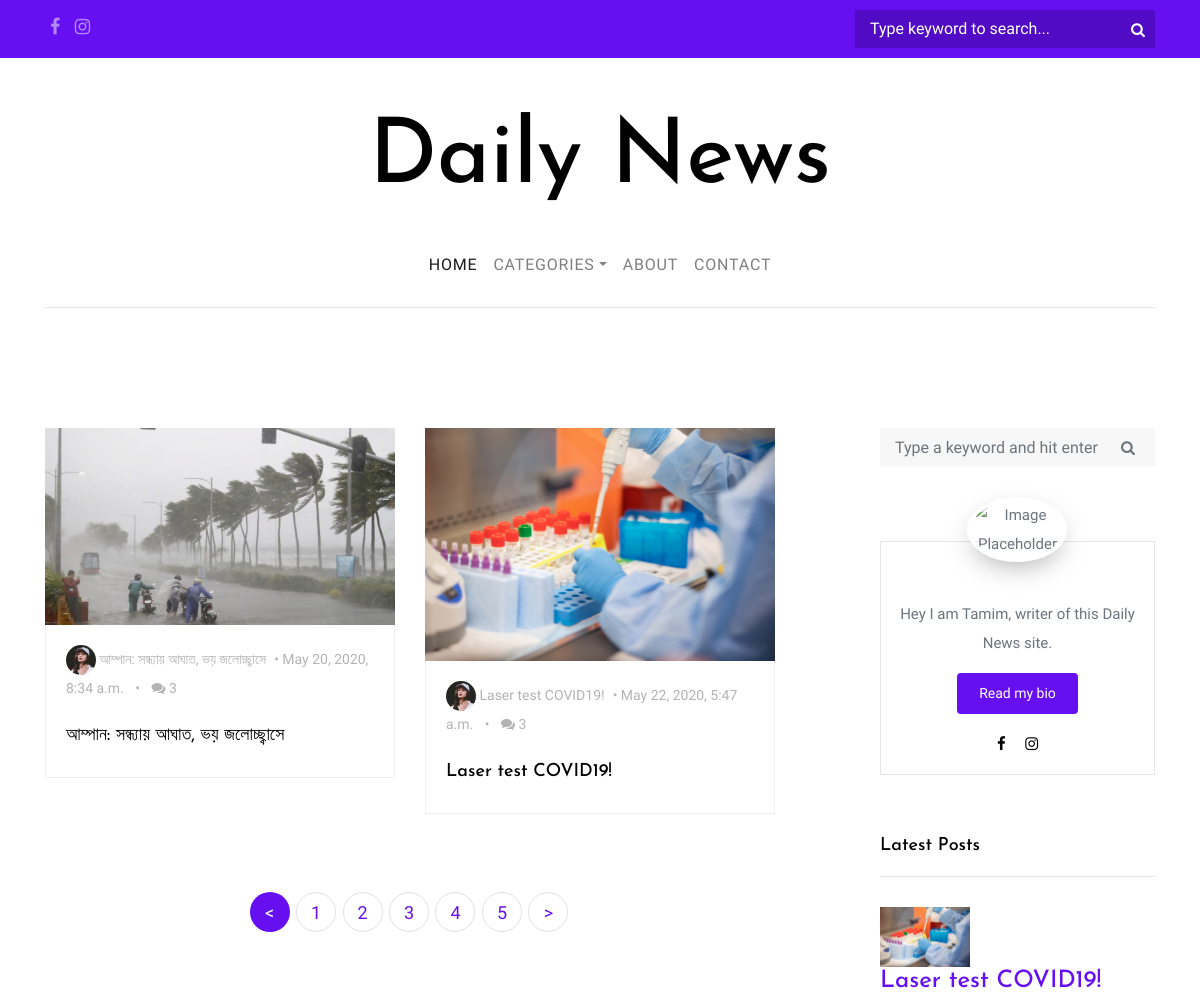
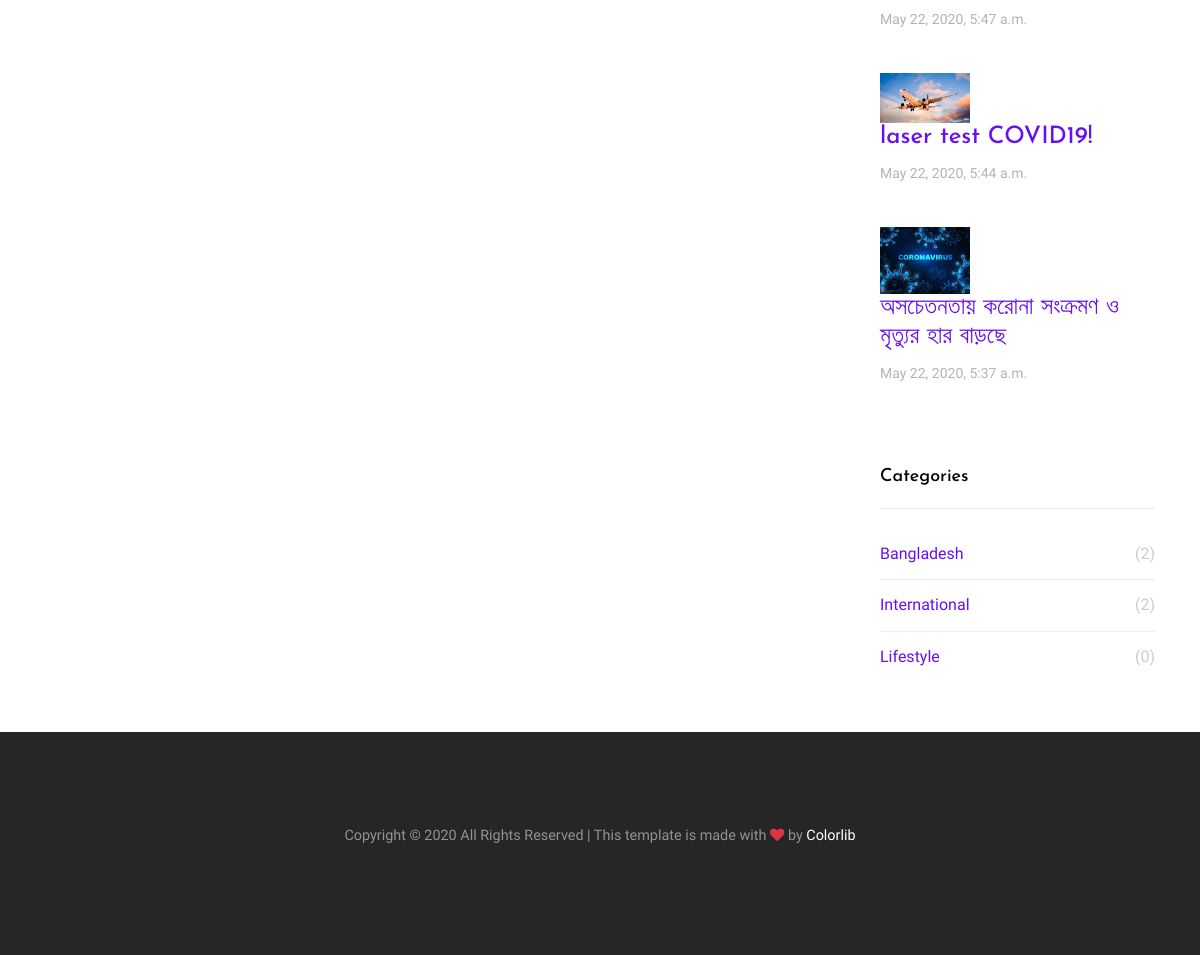
/blog/category/Bangladesh, run on the app's committed database (2 pictures, top to bottom).
### blog/models.py (models this page shows, shortened)
class Post(models.Model):
    title = models.CharField(max_length=100)
    photo = models.ImageField()
    author = models.ForeignKey(User, on_delete=models.CASCADE)
    date = models.DateTimeField(auto_now_add=True)
    body = models.TextField(blank=True, null=True)
    category = models.ForeignKey(Category, on_delete=models.CASCADE)

class Category(models.Model):
    name = models.CharField(max_length=20)

### blog/views.py (the view)
# urls.py: path('category/<ctg_name>', views.category_post, name="category-post"),
def category_post(request, ctg_name):
    category_obj = Category.objects.get(name=ctg_name)
    category_post = Post.objects.filter(category=category_obj)
    context = {'category_post': category_post}
    return render(request, 'blog/category_post.html', context)

### wordify/custom_context.py (called while the page is built)
def mycontext(request):
    categories = Category.objects.all()
    latest_post = Post.objects.order_by('-date')[:3]
    return {'categories': categories, 'latest_post': latest_post}

### templates/blog/category_post.html
{% extends 'base.html' %}
{% block content %}
<div class="col-md-12 col-lg-8 main-content">
              <div class="row">
                  {% for post in category_post %}
                <div class="col-md-6">
                  <a href="{% url 'detail-post' post.id %}" class="blog-entry element-animate" data-animate-effect="fadeIn">
                    <img src="{{ post.photo.url }}" alt="Image placeholder">
                    <div class="blog-content-body">
                      <div class="post-meta">
                        <span class="author mr-2"><img src="images/person_1.jpg" alt="Colorlib"> {{ post.title }}</span>&bullet;
                        <span class="mr-2">{{ post.date }}  </span> &bullet;
                        <span class="ml-2"><span class="fa fa-comments"></span> 3</span>
                      </div>
                      <h2>{{ post.title }}</h2>
                    </div>
                  </a>
                </div>
                {% endfor   %}
              </div>
              <div class="row mt-5">
                <div class="col-md-12 text-center">
                  <nav aria-label="Page navigation" class="text-center">
                    <ul class="pagination">
                      <li class="page-item  active"><a class="page-link" href="#">&lt;</a></li>
                      <li class="page-item"><a class="page-link" href="#">1</a></li>
                      <li class="page-item"><a class="page-link" href="#">2</a></li>
                      <li class="page-item"><a class="page-link" href="#">3</a></li>
                      <li class="page-item"><a class="page-link" href="#">4</a></li>
                      <li class="page-item"><a class="page-link" href="#">5</a></li>
                      <li class="page-item"><a class="page-link" href="#">&gt;</a></li>
                    </ul>
                  </nav>
                </div>
              </div>
            </div>
{% endblock %}

### templates/base.html (shortened to what this page needs)
<!doctype html>
<html lang="en">
  <head>
    {% load static %}
    <link rel="stylesheet" href="{% static 'css/bootstrap.css' %}">
    <link rel="stylesheet" href="{% static 'css/animate.css' %}">
    <link rel="stylesheet" href="{% static 'css/owl.carousel.min.css' %}">
    <link rel="stylesheet" href="{% static 'fonts/ionicons/css/ionicons.min.css' %}">
    <link rel="stylesheet" href="{% static 'fonts/fontawesome/css/font-awesome.min.css' %}">
    <link rel="stylesheet" href="{% static 'fonts/flaticon/font/flaticon.css' %}">
    <link rel="stylesheet" href="{% static 'css/style.css' %}">
  </head>
  <body>
    <div class="wrap">
      <header role="banner">
        <div class="top-bar">
          <div class="container">
            <div class="row">
              <div class="col-9 social">
                <a href="https://www.facebook.com/tanmeem"><span class="fa fa-facebook"></span></a>
                <a href="https://www.instagram.com/tamim_mahmood/"><span class="fa fa-instagram"></span></a>
              </div>
              <div class="col-3 search-top">
                <form action="#" class="search-top-form">
                  <span class="icon fa fa-search"></span>
                  <input type="text" id="s" placeholder="Type keyword to search...">
                </form>
              </div>
            </div>
          </div>
        </div>
        <div class="container logo-wrap">
          <div class="row pt-5">
            <div class="col-12 text-center">
              <h1 class="site-logo"><a href="index.html">Daily News</a></h1>
            </div>
          </div>
        </div>
        <nav class="navbar navbar-expand-md  navbar-light bg-light">
          <div class="container">
            <div class="collapse navbar-collapse" id="navbarMenu">
              <ul class="navbar-nav mx-auto">
                <li class="nav-item">
                  <a class="nav-link active" href="{% url 'home-page' %}">Home</a>
                </li>
                <li class="nav-item dropdown">
                  <a class="nav-link dropdown-toggle" href="category.html" id="dropdown05" data-toggle="dropdown" aria-haspopup="true" aria-expanded="false">Categories</a>
                </li>
                <li class="nav-item">
                  <a class="nav-link" href="{% url 'about' %}">About</a>
                </li>
                <li class="nav-item">
                  <a class="nav-link" href="contact.html">Contact</a>
                </li>
              </ul>
            </div>
          </div>
        </nav>
      </header>
      <section class="site-section pt-5 pb-5">
      </section>
      <section class="site-section py-sm">
        <div class="container">
          <div class="row">
            <div class="col-md-6">
            </div>
          </div>
          <div class="row blog-entries">
            {% block content %}
            {% endblock %}
            <div class="col-md-12 col-lg-4 sidebar">
              <div class="sidebar-box search-form-wrap">
                <form action="#" class="search-form">
                  <div class="form-group">
                    <span class="icon fa fa-search"></span>
                    <input type="text" class="form-control" id="s" placeholder="Type a keyword and hit enter">
                  </div>
                </form>
              </div>
              <div class="sidebar-box">
                <div class="bio text-center">
                  <img src="{{ request.user.profile.photo.url }}" alt="Image Placeholder" class="img-fluid">
                  <div class="bio-body">
                    <p>Hey I am Tamim, writer of this Daily News site.</p>
                    <p><a href="#" class="btn btn-primary btn-sm rounded">Read my bio</a></p>
                    <p class="social">
                      <a href="https://www.facebook.com/tanmeem" class="p-2"><span class="fa fa-facebook"></span></a>
                      <a href="https://www.instagram.com/tamim_mahmood/" class="p-2"><span class="fa fa-instagram"></span></a>
                    </p>
                  </div>
                </div>
              </div>
              <div class="sidebar-box">
                <h3 class="heading">Latest Posts</h3>
                <div class="post-entry-sidebar">
                  <ul>
                    {% for post in latest_post %}
                    <li>
                      <a href="">
                        <img src="{{ post.photo.url }}" alt="Image placeholder" class="mr-4">
                        <div class="text">
                          <h4><a href="{% url 'detail-post' post.id %}">{{ post.title }}</a></h4>
                          <div class="post-meta">
                            <span class="mr-2">{{ post.date }}</span>
                          </div>
                        </div>
                      </a>
                    </li>
                    {% endfor %}
                  </ul>
                </div>
              </div>
              <div class="sidebar-box">
                <h3 class="heading">Categories</h3>
                <ul class="categories">
                  {% for category in categories %}
                  <li><a href="{% url 'category-post' category.name %}">{{ category.name }}<span>({{ category.post_set.count }})</span></a></li>
                  {% endfor %}
                </ul>
              </div>
            </div>
          </div>
        </div>
      </section>
      <footer class="site-footer">
        <div class="container">
          <div class="row">
            <div class="col-md-12 text-center">
              <p class="small">
            Copyright &copy;  All Rights Reserved | This template is made with <i class="fa fa-heart text-danger" aria-hidden="true"></i> by <a href="https://colorlib.com" target="_blank" >Colorlib</a>
            </p>
            </div>
          </div>
        </div>
      </footer>
    </div>
  </body>
</html>

### data on the page
Post: photo (picture), title "আম্পান: সন্ধ্যায় আঘাত, ভয় জলোচ্ছ্বাসে", date "May 20, 2020, 8:34 a.m."
Post: photo (picture), title "Laser test COVID19!", date "May 22, 2020, 5:47 a.m."
Post: photo (picture), title "laser test COVID19!", date "May 22, 2020, 5:44 a.m."
Post: photo (picture), title "অসচেতনতায় করোনা সংক্রমণ ও মৃত্যুর হার বাড়ছে", date "May 22, 2020, 5:37 a.m."
Category: name "Bangladesh", post_set.count "2"
Category: name "International", post_set.count "2"
Category: name "Lifestyle", post_set.count "0"
